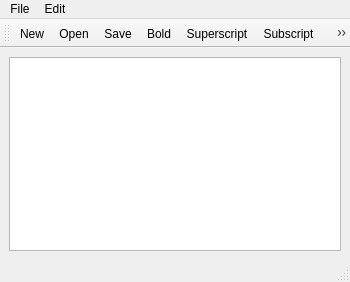
<?xml version="1.0" encoding="UTF-8"?>
<ui version="4.0">
 <class>MainWindow</class>
 <widget class="QMainWindow" name="MainWindow">
  <property name="geometry">
   <rect>
    <x>0</x>
    <y>0</y>
    <width>350</width>
    <height>282</height>
   </rect>
  </property>
  <property name="windowTitle">
   <string>MainWindow</string>
  </property>
  <widget class="QWidget" name="centralwidget">
   <layout class="QHBoxLayout" name="horizontalLayout">
    <item>
     <widget class="QTextEdit" name="textEdit"/>
    </item>
   </layout>
  </widget>
  <widget class="QMenuBar" name="menubar">
   <property name="geometry">
    <rect>
     <x>0</x>
     <y>0</y>
     <width>350</width>
     <height>21</height>
    </rect>
   </property>
   <widget class="QMenu" name="menuFile">
    <property name="title">
     <string>File</string>
    </property>
    <addaction name="actionNew"/>
    <addaction name="actionOpen"/>
    <addaction name="actionSave"/>
    <addaction name="actionSaveAs"/>
    <addaction name="separator"/>
    <addaction name="separator"/>
    <addaction name="actionAboutMe_2"/>
   </widget>
   <widget class="QMenu" name="menuEdit">
    <property name="title">
     <string>Edit</string>
    </property>
    <addaction name="actionCopy"/>
    <addaction name="actionPaste"/>
    <addaction name="actionCut"/>
    <addaction name="actionUndo"/>
    <addaction name="actionRedo"/>
    <addaction name="actionBold"/>
    <addaction name="actionSuperscript"/>
    <addaction name="actionSubscript"/>
    <addaction name="actionnormal"/>
    <addaction name="actionZoom_out"/>
    <addaction name="actionZoom_in"/>
   </widget>
   <addaction name="menuFile"/>
   <addaction name="menuEdit"/>
  </widget>
  <widget class="QStatusBar" name="statusbar"/>
  <widget class="QToolBar" name="toolBar">
   <property name="windowTitle">
    <string>toolBar</string>
   </property>
   <attribute name="toolBarArea">
    <enum>TopToolBarArea</enum>
   </attribute>
   <attribute name="toolBarBreak">
    <bool>false</bool>
   </attribute>
   <addaction name="actionNew"/>
   <addaction name="actionOpen"/>
   <addaction name="actionSave"/>
   <addaction name="actionBold"/>
   <addaction name="actionSuperscript"/>
   <addaction name="actionSubscript"/>
   <addaction name="actionnormal"/>
  </widget>
  <action name="actionNew">
   <property name="text">
    <string>New</string>
   </property>
   <property name="shortcut">
    <string>Ctrl+N</string>
   </property>
  </action>
  <action name="actionOpen">
   <property name="text">
    <string>Open</string>
   </property>
   <property name="shortcut">
    <string>Ctrl+O</string>
   </property>
  </action>
  <action name="actionSave">
   <property name="text">
    <string>Save</string>
   </property>
  </action>
  <action name="actionSaveAs">
   <property name="text">
    <string>SaveAs</string>
   </property>
   <property name="shortcut">
    <string>Ctrl+S</string>
   </property>
  </action>
  <action name="actionCopy">
   <property name="text">
    <string>Copy</string>
   </property>
   <property name="shortcut">
    <string>Ctrl+C</string>
   </property>
  </action>
  <action name="actionPaste">
   <property name="text">
    <string>Paste</string>
   </property>
   <property name="shortcut">
    <string>Ctrl+V</string>
   </property>
  </action>
  <action name="actionCut">
   <property name="text">
    <string>Cut</string>
   </property>
   <property name="shortcut">
    <string>Ctrl+X</string>
   </property>
  </action>
  <action name="actionUndo">
   <property name="text">
    <string>Undo</string>
   </property>
   <property name="shortcut">
    <string>Ctrl+Z</string>
   </property>
  </action>
  <action name="actionRedo">
   <property name="text">
    <string>Redo</string>
   </property>
  </action>
  <action name="actionBold">
   <property name="text">
    <string>Bold</string>
   </property>
   <property name="shortcut">
    <string>Ctrl+B</string>
   </property>
  </action>
  <action name="actionSuperscript">
   <property name="text">
    <string>Superscript</string>
   </property>
   <property name="shortcut">
    <string>Ctrl+U</string>
   </property>
  </action>
  <action name="actionSubscript">
   <property name="text">
    <string>Subscript</string>
   </property>
   <property name="shortcut">
    <string>Ctrl+D</string>
   </property>
  </action>
  <action name="actionnormal">
   <property name="text">
    <string>Normal</string>
   </property>
   <property name="shortcut">
    <string>Ctrl+N</string>
   </property>
  </action>
  <action name="actionZoom_out">
   <property name="text">
    <string>Zoom out</string>
   </property>
   <property name="shortcut">
    <string>Ctrl+-</string>
   </property>
  </action>
  <action name="actionZoom_in">
   <property name="text">
    <string>Zoom in</string>
   </property>
   <property name="shortcut">
    <string>Ctrl++</string>
   </property>
  </action>
  <action name="actionAboutMe_2">
   <property name="text">
    <string>AboutMe</string>
   </property>
  </action>
 </widget>
 <resources/>
 <connections/>
</ui>
